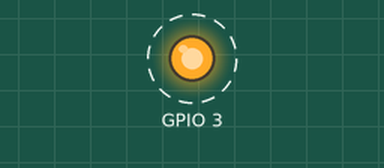
Recording of a program running on a simulated Raspberry Pi (BCM pin numbers). On the bench: output pins drawn as LEDs (lit = HIGH). Dashed ring = blinking.

Above: at 0.5 s.
Timing chart, 0 to 4.6 s (numbered marks = the images above):
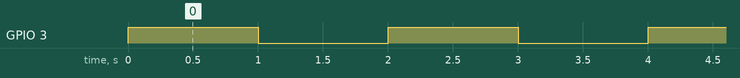

The program:

LED.py
```python
import RPi.GPIO as GPIO                 # 引入GPIO模块
import time                             # 引入time模块

GPIO.setmode(GPIO.BCM)                  # 使用BCM编号方式

GPIO.setup(3, GPIO.OUT)                # 将GPIO19设置为输出模式

if __name__ == '__main__':
    try:
        while True:                     # 无限循环
            GPIO.output(3, True)       # 将GPIO19设置为高电平，点亮LED
            time.sleep(1)               # 等待1秒钟
            GPIO.output(3, False)      # 将GPIO19设置为低电平，熄灭LED
            time.sleep(1)               # 等待1秒钟
    finally:
        GPIO.cleanup()
```

Measured:
- by itself, GPIO 3: alternates HIGH for 1.0 s and LOW for 1.0 s
